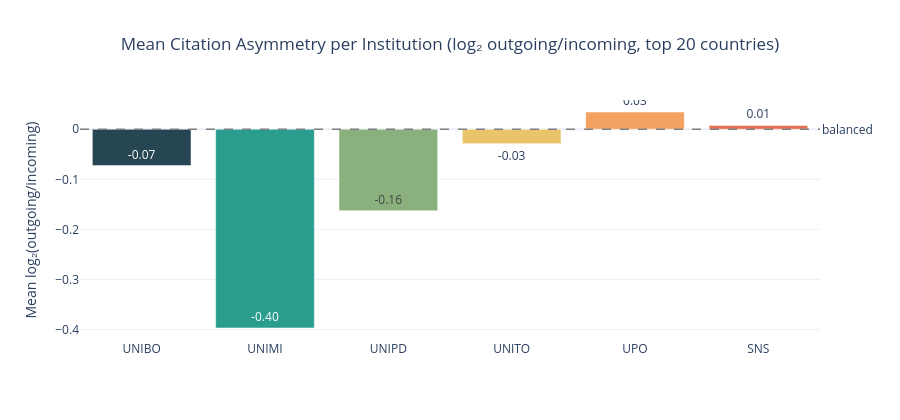

Notebook code for this chart:
### Code cell
fig = px.bar(
    summary.reset_index(),
    x="institution",
    y="mean_log2_ratio",
    color="institution",
    color_discrete_map=INST_COLORS,
    title="Mean Citation Asymmetry per Institution (log₂ outgoing/incoming, top 20 countries)",
    labels={"mean_log2_ratio": "Mean log₂(outgoing/incoming)",
            "institution": ""},
    template="plotly_white",
    text_auto=".2f"
)
fig.add_hline(y=0, line_width=1.5, line_dash="dash", line_color="gray",
              annotation_text="balanced", annotation_position="right")
fig.update_layout(title_x=0.5, showlegend=False, height=420)
fig.show()

### Figure 1 — Plotly figure (JSON) as saved in the notebook; plotly's stock layout.template omitted (floating-point values rounded to 4 significant figures)
{"data": [{"hovertemplate": "=%{x}<br>Mean log₂(outgoing/incoming)=%{y}<extra></extra>", "legendgroup": "UNIBO", "marker": {"color": "#264653", "pattern": {"shape": ""}}, "name": "UNIBO", "orientation": "v", "showlegend": true, "textposition": "auto", "texttemplate": "%{y:.2f}", "type": "bar", "x": ["UNIBO"], "xaxis": "x", "y": [-0.0726], "yaxis": "y"}, {"hovertemplate": "=%{x}<br>Mean log₂(outgoing/incoming)=%{y}<extra></extra>", "legendgroup": "UNIMI", "marker": {"color": "#2a9d8f", "pattern": {"shape": ""}}, "name": "UNIMI", "orientation": "v", "showlegend": true, "textposition": "auto", "texttemplate": "%{y:.2f}", "type": "bar", "x": ["UNIMI"], "xaxis": "x", "y": [-0.3971], "yaxis": "y"}, {"hovertemplate": "=%{x}<br>Mean log₂(outgoing/incoming)=%{y}<extra></extra>", "legendgroup": "UNIPD", "marker": {"color": "#8ab17d", "pattern": {"shape": ""}}, "name": "UNIPD", "orientation": "v", "showlegend": true, "textposition": "auto", "texttemplate": "%{y:.2f}", "type": "bar", "x": ["UNIPD"], "xaxis": "x", "y": [-0.1628], "yaxis": "y"}, {"hovertemplate": "=%{x}<br>Mean log₂(outgoing/incoming)=%{y}<extra></extra>", "legendgroup": "UNITO", "marker": {"color": "#e9c46a", "pattern": {"shape": ""}}, "name": "UNITO", "orientation": "v", "showlegend": true, "textposition": "auto", "texttemplate": "%{y:.2f}", "type": "bar", "x": ["UNITO"], "xaxis": "x", "y": [-0.02877], "yaxis": "y"}, {"hovertemplate": "=%{x}<br>Mean log₂(outgoing/incoming)=%{y}<extra></extra>", "legendgroup": "UPO", "marker": {"color": "#f4a261", "pattern": {"shape": ""}}, "name": "UPO", "orientation": "v", "showlegend": true, "textposition": "auto", "texttemplate": "%{y:.2f}", "type": "bar", "x": ["UPO"], "xaxis": "x", "y": [0.03444], "yaxis": "y"}, {"hovertemplate": "=%{x}<br>Mean log₂(outgoing/incoming)=%{y}<extra></extra>", "legendgroup": "SNS", "marker": {"color": "#e76f51", "pattern": {"shape": ""}}, "name": "SNS", "orientation": "v", "showlegend": true, "textposition": "auto", "texttemplate": "%{y:.2f}", "type": "bar", "x": ["SNS"], "xaxis": "x", "y": [0.007602], "yaxis": "y"}], "layout": {"annotations": [{"showarrow": false, "text": "balanced", "x": 1, "xanchor": "left", "xref": "x domain", "y": 0, "yanchor": "middle", "yref": "y"}], "barmode": "relative", "height": 420, "legend": {"title": {"text": ""}, "tracegroupgap": 0}, "shapes": [{"line": {"color": "gray", "dash": "dash", "width": 1.5}, "type": "line", "x0": 0, "x1": 1, "xref": "x domain", "y0": 0, "y1": 0, "yref": "y"}], "showlegend": false, "title": {"text": "Mean Citation Asymmetry per Institution (log₂ outgoing/incoming, top 20 countries)", "x": 0.5}, "xaxis": {"anchor": "y", "categoryarray": ["UNIBO", "UNIMI", "UNIPD", "UNITO", "UPO", "SNS"], "categoryorder": "array", "domain": [0, 1], "title": {"text": ""}}, "yaxis": {"anchor": "x", "domain": [0, 1], "title": {"text": "Mean log₂(outgoing/incoming)"}}}}
